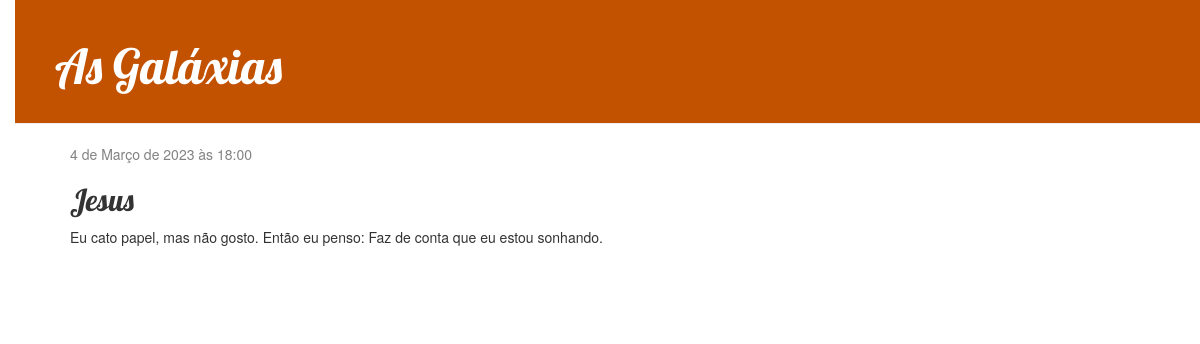
Page /post/6/ on the committed database.
### blog/models.py (models this page shows, shortened)
class Post(models.Model):
    author = models.ForeignKey(settings.AUTH_USER_MODEL, on_delete=models.CASCADE)
    title = models.CharField(max_length=200)
    text = models.TextField()
    created_date = models.DateTimeField(default=timezone.now)
    published_date = models.DateTimeField(blank=True, null=True)

### blog/views.py (the view)
# urls.py: path('post/<int:pk>/', views.post_detail, name='post_detail'),
def post_detail(request, pk):
    post = get_object_or_404(Post, pk=pk)
    return render(request, 'blog/post_detail.html', {'post': post})

### blog/templates/blog/post_detail.html (shortened to what this page needs)
{% extends 'blog/base.html' %}
{% block content %}
    <div class="post">
        {% if post.published_date %}
            <div class="date">
                {{ post.published_date }}
            </div>
        {% endif %}
        <h2>{{ post.title }}</h2>
        <p>{{ post.text|linebreaksbr }}</p>
    </div>
{% endblock %}

### blog/static/css/blog.css (style rules this page uses)
body { padding-left: 15px; }
h1, h2, h3, h4 { font-family: 'Lobster', cursive; }
.date { color: #828282; }
.post { margin-bottom: 70px; }

### rows in the picture
Post: published_date "4 de Março de 2023 às 18:00", title "Jesus", text "Eu cato papel, mas não gosto. Então eu penso: Faz de conta que eu estou sonhando."
